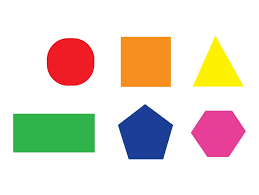
#> input picture Resources/shapes2.png, 259 x 195 px
$ python shape_detect.py
#> lines starting #> are read from the running program, lines starting #| are printed output that depends on the picture; after the words box and inside, x2 and y2 are one past the last pixel; in counts of white or black regions, pixels touching at a corner belong together
import cv2
import numpy as np

# Stacking function
def stackImages(scale,imgArray):
    rows = len(imgArray)
    cols = len(imgArray[0])
    rowsAvailable = isinstance(imgArray[0], list)
    width = imgArray[0][0].shape[1]
    height = imgArray[0][0].shape[0]
    if rowsAvailable:
        for x in range ( 0, rows):
            for y in range(0, cols):
                if imgArray[x][y].shape[:2] == imgArray[0][0].shape [:2]:
                    imgArray[x][y] = cv2.resize(imgArray[x][y], (0, 0), None, scale, scale)
                else:
                    imgArray[x][y] = cv2.resize(imgArray[x][y], (imgArray[0][0].shape[1], imgArray[0][0].shape[0]), None, scale, scale)
                if len(imgArray[x][y].shape) == 2: imgArray[x][y]= cv2.cvtColor( imgArray[x][y], cv2.COLOR_GRAY2BGR)
        imageBlank = np.zeros((height, width, 3), np.uint8)
        hor = [imageBlank]*rows
        hor_con = [imageBlank]*rows
        for x in range(0, rows):
            hor[x] = np.hstack(imgArray[x])
        ver = np.vstack(hor)
    else:
        for x in range(0, rows):
            if imgArray[x].shape[:2] == imgArray[0].shape[:2]:
                imgArray[x] = cv2.resize(imgArray[x], (0, 0), None, scale, scale)
            else:
                imgArray[x] = cv2.resize(imgArray[x], (imgArray[0].shape[1], imgArray[0].shape[0]), None,scale, scale)
            if len(imgArray[x].shape) == 2: imgArray[x] = cv2.cvtColor(imgArray[x], cv2.COLOR_GRAY2BGR)
        hor= np.hstack(imgArray)
        ver = hor
    return ver


def getContours(img):
    contours, hierarchy = cv2.findContours(img, cv2.RETR_EXTERNAL, cv2.CHAIN_APPROX_NONE)
    for cnt in contours:
        area = cv2.contourArea(cnt)
        print(area)
        # Make sure detected shape is bigger than 500 pixels
        if area > 500:
            cv2.drawContours(imgContour, cnt, -1, (255, 0, 0), 3)
            # peri = perimeter
            peri = cv2.arcLength(cnt, True)
            # print(peri)
            # approx = cv2.approxPolyDP(cnt, 0.05*peri, True)
            approx = cv2.approxPolyDP(cnt, 0.02*peri, True)
            print(len(approx))
            objCor = len(approx)
            x, y, w, h, = cv2.boundingRect(approx)

            if (objCor == 3):
                ObjectType = "Triangle"

            elif (objCor == 4):
                aspectRatio = float(w)/float(h)
                if (aspectRatio > 0.95 and aspectRatio < 1.05):
                    ObjectType = "Square"
                else:
                    ObjectType = "Rectangle"

            elif (objCor == 5):
                ObjectType = "Pentagon"

            elif (objCor == 6):
                ObjectType = "Hexagon"

            elif (objCor > 6):
                ObjectType = "Circle"

            else:
                ObjectType = "None"

            cv2.rectangle(imgContour, (x,y), (x+w, y+h), (255,0,255), 2)
            cv2.putText(imgContour, ObjectType, (x+(w//2)-10, y+(h//2)-10), cv2.FONT_HERSHEY_COMPLEX, 0.5, (0, 0, 0), 1)


path = 'Resources/shapes2.png'
img = cv2.imread(path)
#> img is the input picture: shape (195, 259, 3); mean B, G, R 209.6, 220.8, 230.4
imgContour = img.copy()

imgGray = cv2.cvtColor(img, cv2.COLOR_BGR2GRAY)
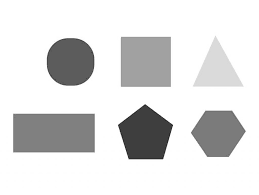
#> imgGray: shape (195, 259); min 36, max 255, mean 222.4
imgBlur = cv2.GaussianBlur(imgGray, (7,7), 1)
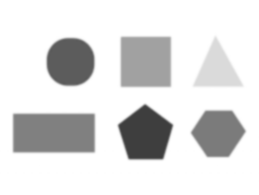
#> imgBlur: shape (195, 259); min 61, max 255, mean 222.4
imgCanny = cv2.Canny(imgBlur, 50, 50)
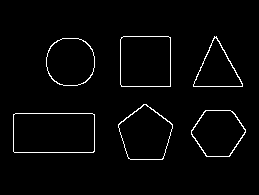
#> imgCanny: shape (195, 259); 2.4% white in thin lines or dots, all inside (x1, y1, x2, y2) = (13, 36, 246, 160)

getContours(imgCanny)
#> in getContours, `contours, hierarchy = cv2.findContours(img, cv2.RETR_EXTERNAL, cv2.CHA..`: contours = 6 contours; box (x1, y1, x2, y2) and area: (13, 113, 95, 153) 3155, (120, 36, 171, 87) 2493, (118, 104, 173, 160) 2140, (46, 38, 95, 86) 1883, (191, 110, 246, 157) 1856, (193, 36, 243, 87) 1320
#> the loop in getContours, `for cnt in contours:` made 6 passes
#> (area, peri, approx, objCor, x, y, w, h) on passes 1, 6: (3155, 237.7, [[13, 114], [14, 152], [94, 151], [92, 113]], 4, 13, 113, 82, 40), (2493, 197.7, [[121, 37], [121, 86], [170, 86], [170, 37]], 4, 121, 37, 50, 50)
#> (area, peri, approx, objCor, x, y, w, h) on pass 5: (1319.5, 171.3, [[214, 36], [193, 86], [242, 86]], 3, 193, 36, 50, 51)
#| 3155.0
#| 4
#| 1855.5
#| 6
#| 2139.5
#| 5
#| 1883.0
#| 8
#| 1319.5
#| 3
#> (further printed lines are left out)
#> after the loop in getContours, `for cnt in contours:`:
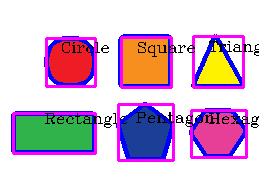
#> imgContour: shape (195, 259, 3); 15.06% of pixels changed, all inside (x1, y1, x2, y2) = (11, 34, 259, 162)

imgBlank = np.zeros_like(img)
imgStack = stackImages(0.8, ([img, imgGray, imgBlur], [imgCanny, imgContour, imgBlank]))
#> after the loop in stackImages, `for x in range(0, rows):`: hor = 2 items
#> in stackImages, `ver = np.vstack(hor)`:
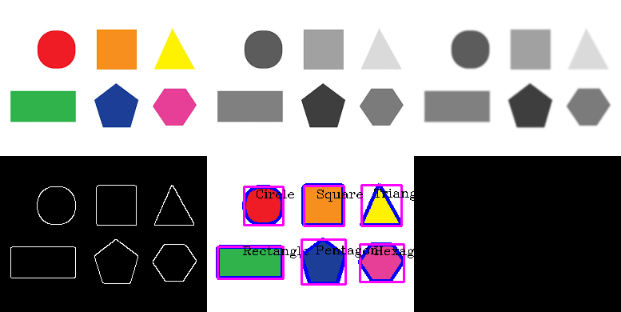
#> ver: shape (312, 621, 3); mean of channels 0, 1, 2 145.8, 143.6, 149.5; drawn as B, G, R

cv2.imshow("Stacked", imgStack)

cv2.waitKey(0)

$ run again, with Resources/shapes.png copied over Resources/shapes2.png
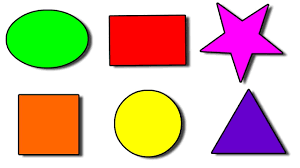
#> input picture Resources/shapes.png, 300 x 168 px
#> img is the input picture: shape (168, 300, 3); mean B, G, R 167.2, 189, 215.2
#> `imgCanny = cv2.Canny(imgBlur, 50, 50)`:
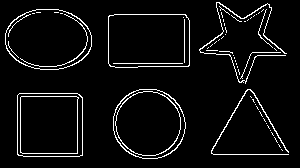
#> imgCanny: shape (168, 300); 5.4% white in thin lines or dots, all inside (x1, y1, x2, y2) = (5, 2, 289, 159)
#> contours = 49 contours, 43 with area under 20; largest, box (x1, y1, x2, y2) and area: (108, 14, 190, 68) 4214, (5, 9, 92, 70) 4152, (17, 93, 83, 157) 4076, (113, 89, 186, 159) 3974, (199, 2, 287, 84) 76, (211, 89, 289, 155) 76
#> the loop in getContours, `for cnt in contours:` made 49 passes
#> (area, peri, approx, objCor, x, y, w, h) on passes 14, 42: (4075.5, 250.7, [[17, 95], [18, 155], [82, 155], [79, 94]], 4, 17, 94, 66, 62), (4213.5, 261.6, [[108, 16], [110, 66], [189, 65], [185, 14]], 4, 108, 14, 82, 53)
#> (printed output is left out)
#> after the loop in stackImages, `for x in range(0, rows):`: hor = 2 items
#> in stackImages, `ver = np.vstack(hor)`:
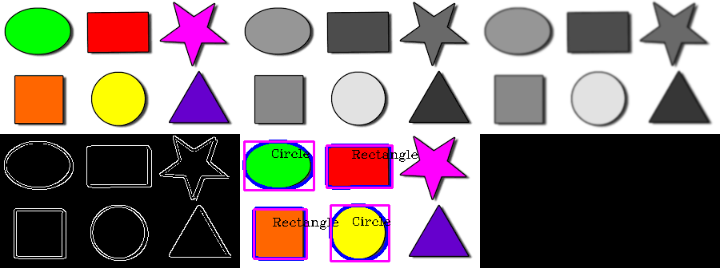
#> ver: shape (268, 720, 3); mean of channels 0, 1, 2 124, 126.1, 137.4; drawn as B, G, R
